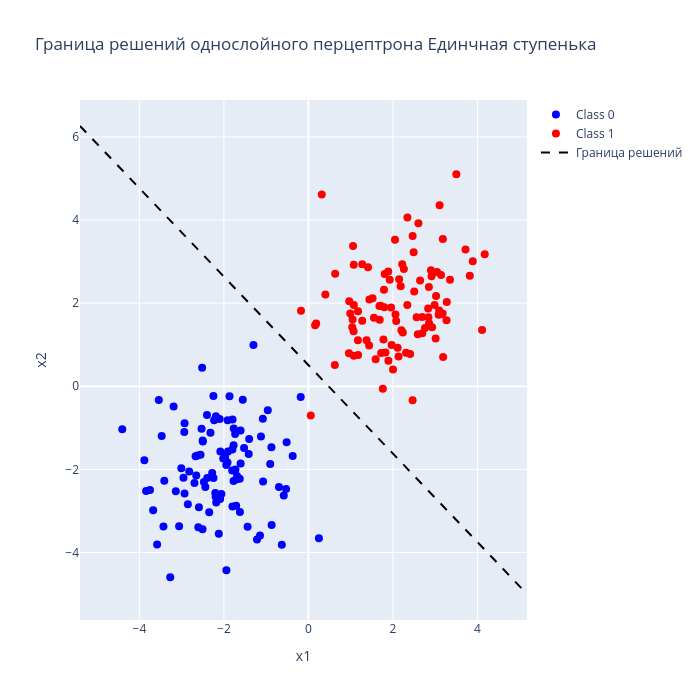

Notebook code for this chart:
### Markdown cell above
## Решение с еденичной ступенькой

### Code cell
weights, bias = solve_single_perceptron(
    X, 
    y, 
    activation_function=single_step,
)
plot_boundart(weights, bias, 'Единчная ступенька')
